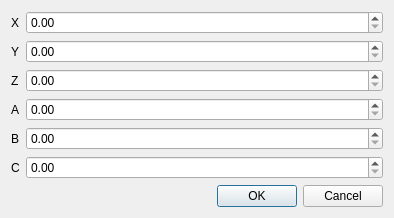
<?xml version="1.0" encoding="UTF-8"?>
<ui version="4.0">
 <class>DialogPartConfig</class>
 <widget class="QDialog" name="DialogPartConfig">
  <property name="geometry">
   <rect>
    <x>0</x>
    <y>0</y>
    <width>394</width>
    <height>197</height>
   </rect>
  </property>
  <property name="windowTitle">
   <string>工件位姿配置</string>
  </property>
  <layout class="QFormLayout" name="formLayout">
   <item row="0" column="0">
    <widget class="QLabel" name="label">
     <property name="text">
      <string>X</string>
     </property>
    </widget>
   </item>
   <item row="0" column="1">
    <widget class="QDoubleSpinBox" name="x"/>
   </item>
   <item row="1" column="0">
    <widget class="QLabel" name="label_3">
     <property name="text">
      <string>Y</string>
     </property>
    </widget>
   </item>
   <item row="1" column="1">
    <widget class="QDoubleSpinBox" name="y"/>
   </item>
   <item row="2" column="0">
    <widget class="QLabel" name="label_2">
     <property name="text">
      <string>Z</string>
     </property>
    </widget>
   </item>
   <item row="2" column="1">
    <widget class="QDoubleSpinBox" name="z"/>
   </item>
   <item row="3" column="0">
    <widget class="QLabel" name="label_4">
     <property name="text">
      <string>A</string>
     </property>
    </widget>
   </item>
   <item row="3" column="1">
    <widget class="QDoubleSpinBox" name="a"/>
   </item>
   <item row="4" column="0">
    <widget class="QLabel" name="label_5">
     <property name="text">
      <string>B</string>
     </property>
    </widget>
   </item>
   <item row="4" column="1">
    <widget class="QDoubleSpinBox" name="b"/>
   </item>
   <item row="5" column="0">
    <widget class="QLabel" name="label_6">
     <property name="text">
      <string>C</string>
     </property>
    </widget>
   </item>
   <item row="5" column="1">
    <widget class="QDoubleSpinBox" name="c"/>
   </item>
   <item row="6" column="0" colspan="2">
    <widget class="QDialogButtonBox" name="buttonBox">
     <property name="orientation">
      <enum>Qt::Horizontal</enum>
     </property>
     <property name="standardButtons">
      <set>QDialogButtonBox::Cancel|QDialogButtonBox::Ok</set>
     </property>
    </widget>
   </item>
  </layout>
 </widget>
 <resources/>
 <connections>
  <connection>
   <sender>buttonBox</sender>
   <signal>accepted()</signal>
   <receiver>DialogPartConfig</receiver>
   <slot>accept()</slot>
   <hints>
    <hint type="sourcelabel">
     <x>248</x>
     <y>254</y>
    </hint>
    <hint type="destinationlabel">
     <x>157</x>
     <y>274</y>
    </hint>
   </hints>
  </connection>
  <connection>
   <sender>buttonBox</sender>
   <signal>rejected()</signal>
   <receiver>DialogPartConfig</receiver>
   <slot>reject()</slot>
   <hints>
    <hint type="sourcelabel">
     <x>316</x>
     <y>260</y>
    </hint>
    <hint type="destinationlabel">
     <x>286</x>
     <y>274</y>
    </hint>
   </hints>
  </connection>
 </connections>
</ui>
